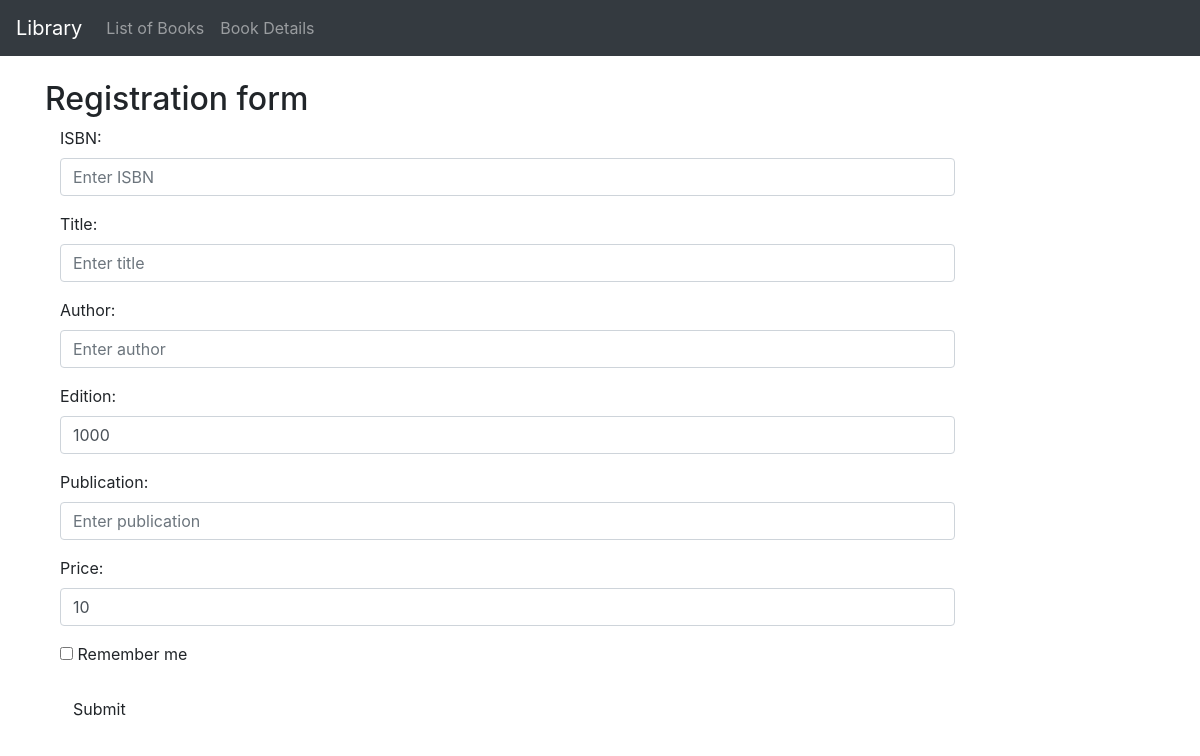
Page /edit/1 on the earlier database version.
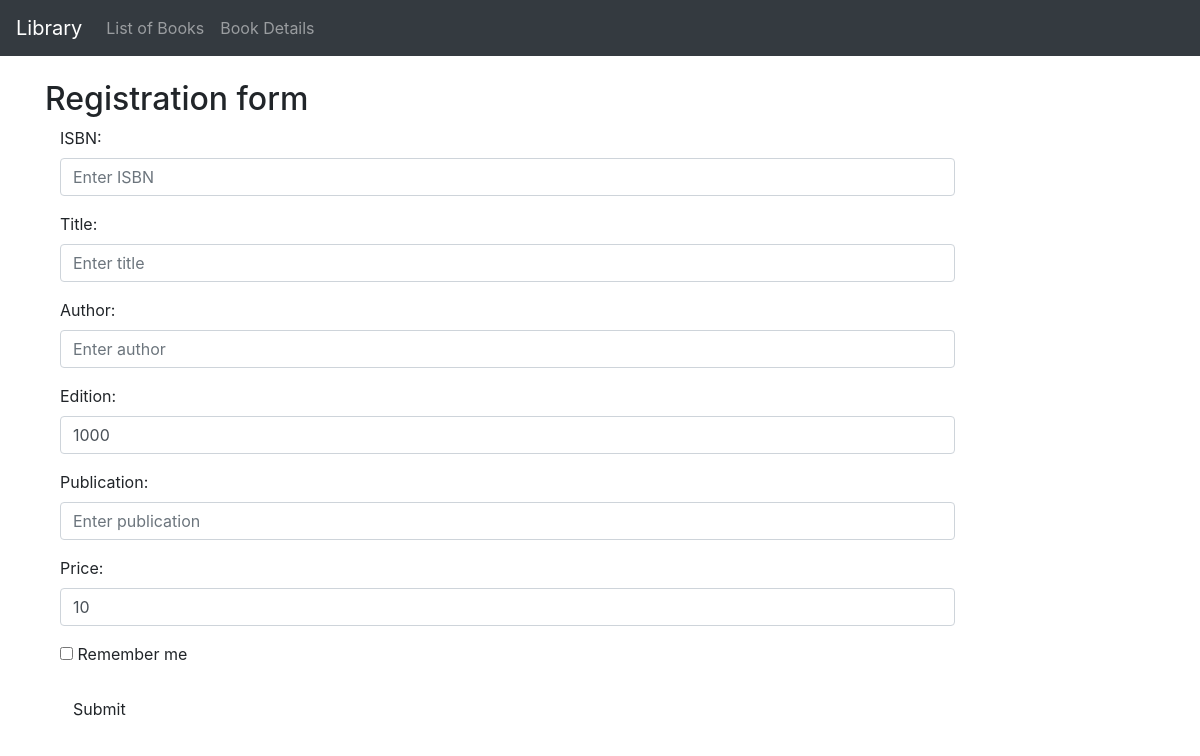
Same page on the later database version.
### mylap/models.py (models this page shows)
class Book(models.Model):
    ISBN=models.CharField(max_length=100)
    title=models.CharField(max_length=100)
    author=models.CharField(max_length=100)
    edition=models.IntegerField(default='1000')
    publication=models.CharField(max_length=100)
    price=models.IntegerField(default=10 )

### mylap/views.py (the view)
# urls.py: path('edit/<int:isbn>', views.edit, name='edit'),
def edit(request,isbn):
    return render(request,"mylap/edit.html", {"book":getBook(isbn)})

### mylap/views.py (called while the page is built)
def getBook(id):
    bookList = Book.objects.filter(id=id)
    book = Book()
    for x in bookList:
        book=x
        break
    return book

### mylap/templates/mylap/edit.html (shortened to what this page needs)
<!DOCTYPE html>
<head>
    <link rel="stylesheet" href="https://maxcdn.bootstrapcdn.com/bootstrap/4.5.2/css/bootstrap.min.css">
</head>
<body>
<nav class="navbar navbar-expand-sm bg-dark navbar-dark">
    <a class="navbar-brand" href="#" > Library </a>
    <ul class="navbar-nav">
        <li class="nav-item">
            <a class="nav-link" href="lob">List of Books</a>
        </li>
        <li class="nav-item">
            <a class="nav-link" href="rform">Book Details</a>
        </li>
    </ul>
</nav>
<br>
<div class="container">
    <h2>Registration form</h2>
    <form class="form-horizontal" action="/saveform" method="POST">
        <div class="form-group">
            <label class="control-label col-sm-2" for="ISBN">ISBN:</label>
            <div class="col-sm-10">
                <input type="ISBN" class="form-control" id="ISBN" placeholder="Enter ISBN" name="ISBN" value="{{book.ISBN}}">
            </div>
        </div>
        <div class="form-group">
            <label class="control-label col-sm-2" for="title">Title:</label>
            <div class="col-sm-10">
                <input type="title" class="form-control" id="title" placeholder="Enter title" name="title" value="{{book.title}}">
            </div>
        </div>
        <div class="form-group">
            <label class="control-label col-sm-2" for="author">Author:</label>
            <div class="col-sm-10">
                <input type="author" class="form-control" id="author" placeholder="Enter author" name="author" value="{{book.author}}">
            </div>
        </div>
        <div class="form-group">
            <label class="control-label col-sm-2" for="edition">Edition:</label>
            <div class="col-sm-10">
                <input type="edition" class="form-control" id="edition" placeholder="Enter edition" name="edition" value="{{book.edition}}">
            </div>
        </div>
        <div class="form-group">
            <label class="control-label col-sm-2" for="publication">Publication:</label>
            <div class="col-sm-10">
                <input type="publication" class="form-control" id="publication" placeholder="Enter publication" name="publication" value="{{book.publication}}">
            </div>
        </div>
        <div class="form-group">
            <label class="control-label col-sm-2" for="price">Price:</label>
            <div class="col-sm-10">
                <input type="price" class="form-control" id="price" placeholder="Enter price" name="price" value="{{book.price}}">
            </div>
        </div>
        <div class="form-group">
            <div class="col-sm-offset-2 col-sm-10">
                <div class="checkbox">
                    <label><input type="checkbox" name="remember"> Remember me</label>
                </div>
            </div>
        </div>
        <div class="form-group">
            <div class="col-sm-offset-2 col-sm-10">
                <button type="submit" class="btn btn-default">Submit</button>
            </div>
        </div>
    </form>
</div>
</body>
</html>

Differences in the rows shown:
added Book: edition "1000", price "10"
Other differences:
form field edition: "1000" → (not shown)
form field price: "10" → (not shown)
